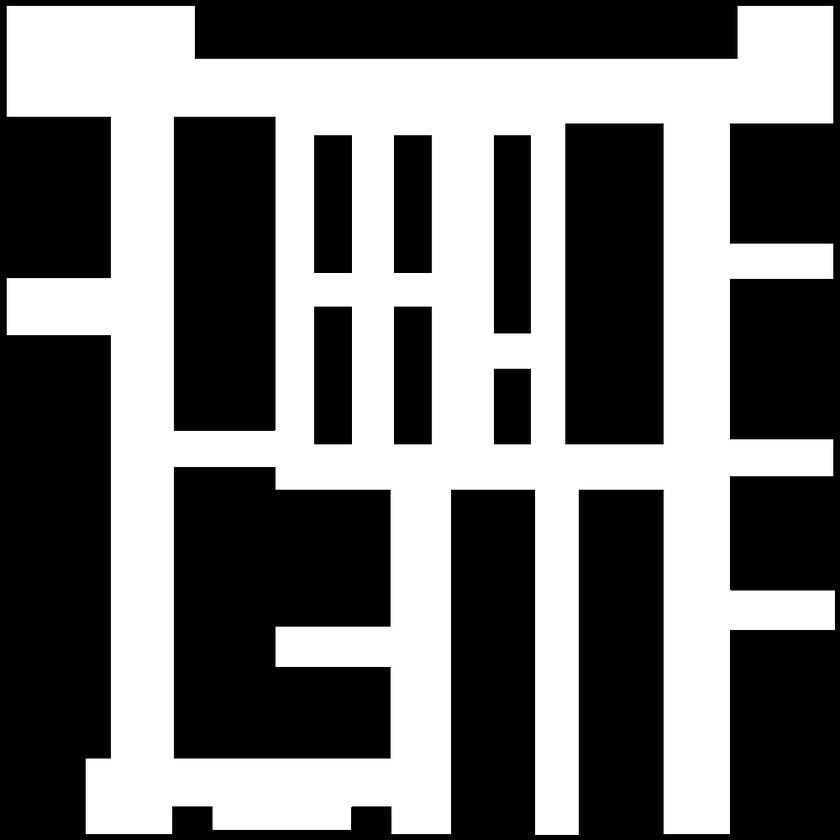
#> input picture img/warehouse2_original.bmp, 840 x 840 px, shrunk from 1000 x 1000 before the run
$ python warehouse2.py
#> lines starting #> are read from the running program, lines starting #| are printed output that depends on the picture; after the words box and inside, x2 and y2 are one past the last pixel; in counts of white or black regions, pixels touching at a corner belong together
### a_star/two_d_map.py
#!/usr/bin/python3

import numpy as np


class map2D:
    """
    2d map
    """

    rgb_dic = {0: [255 / 255, 255 / 255, 255 / 255],  # white
               1: [0, 0, 0],  # black
               2: [0, 255 / 255, 0],  # green
               3: [255. / 255, 0, 0],  # red
               4: [0, 0, 255 / 255],  # blue
               5: [102. / 255, 204. / 255, 255 / 255],  # sky blue
               6: [220. / 255, 220. / 255, 220. / 255],  # gainsboro
               7: [156. / 255, 156. / 255, 156. / 255]  # dark grey
               }

    def __init__(self, map2d):
        self.row_size = np.shape(map2d)[0]
        self.col_size = np.shape(map2d)[1]
        self.ori_map = np.copy(map2d)
        self.parent = np.full((self.row_size, self.col_size, 2), -1)
        self.color_stat = np.copy(map2d)

    # [128 lines left out: functions valid_pos, valid_pos_xy, is_blank, is_blank_xy, is_inside_block, is_inside_block_xy and 9 more, not called in this run]

### warehouse2.py
import numpy as np
import matplotlib.pyplot as plt
from PIL import Image
import cv2

from a_star.two_d_map import map2D


def load_map_from_pic(path):
#> called with path = './img/warehouse2_original.bmp'
    image = Image.open(path)
#> image is the input picture: PIL image 840x840 L; min 0, max 255, mean 114.2
    image = image.convert('L')
    image = image.convert('1')
#> image: PIL image 840x840 1; 44.7% white; 1 white region, box (x1, y1, x2, y2) and area: (6, 6, 835, 835) 315738
    data = np.asarray(image)
    data = 1 * data
    data[0, :] = 0
    data[-1, :] = 0
    data[:, 0] = 0
    data[:, -1] = 0
    data = data + 1 - data * 2
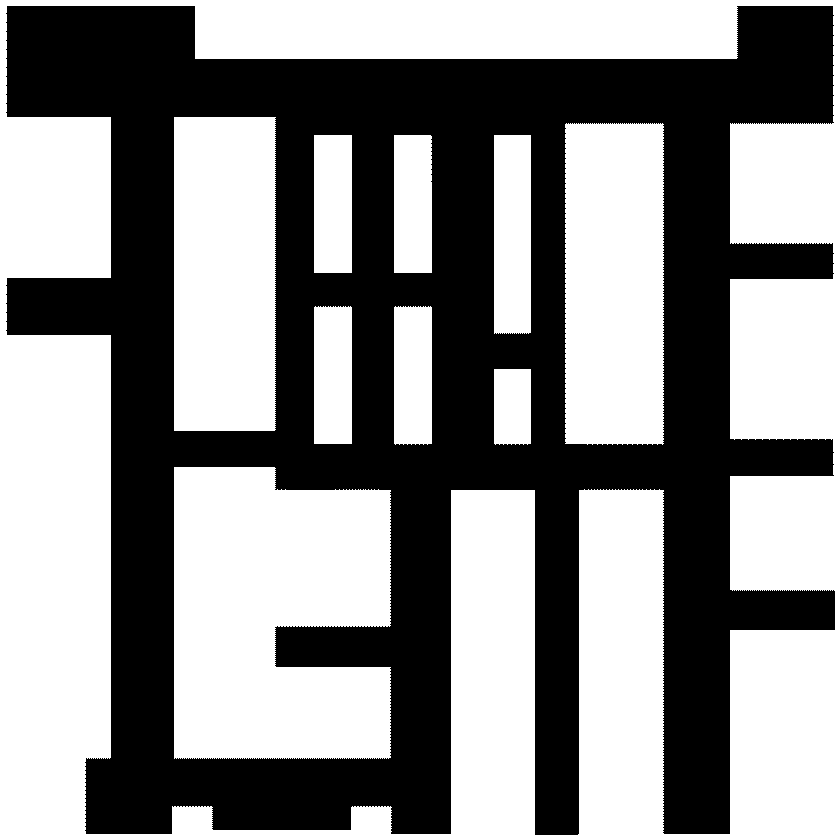
#> data: shape (840, 840) int64; values 0 (black) and 1 (white), 55.3% white; 1 black region, box (x1, y1, x2, y2) and area: (6, 6, 835, 835) 315738
    print(data)
#> (printed output is left out)
#> in __init__, `self.row_size = np.shape(map2d)[0]`: self.row_size = 840
#> call 2 of load_map_from_pic, with path = './img/warehouse2_balloon.bmp'
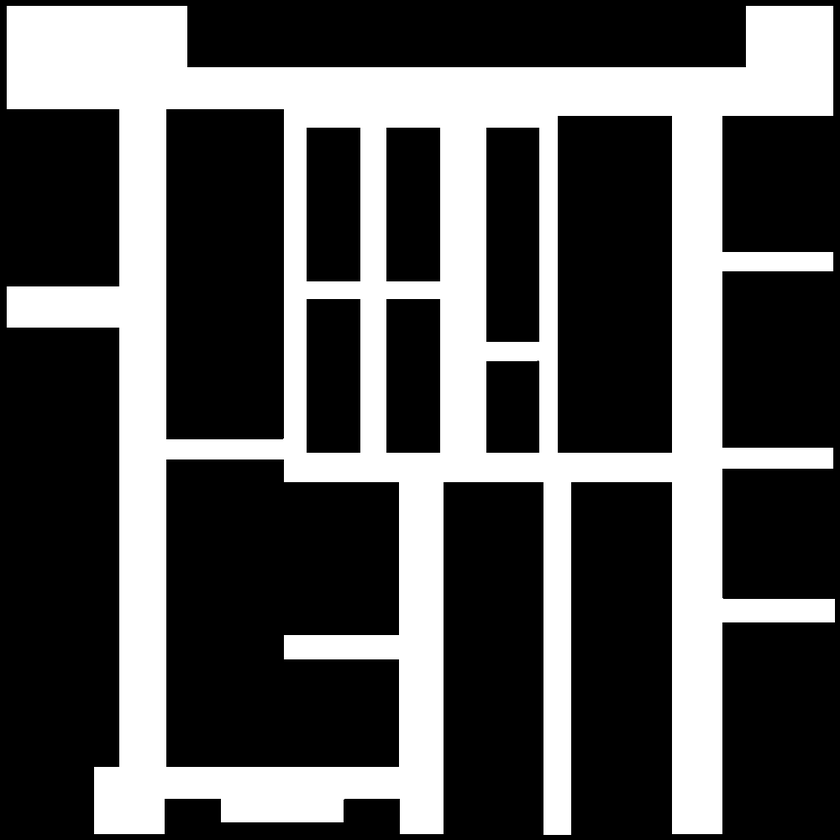
#> input picture img/warehouse2_balloon.bmp, 840 x 840 px, shrunk from 1000 x 1000 before the run
#> in load_map_from_pic, image is the input picture: PIL image 840x840 L; min 0, max 255, mean 84.5
#> in load_map_from_pic (call 2), `image = image.convert('1')`: image: PIL image 840x840 1; 33.1% white; 21 white regions (20 under 20 px), largest, box (x1, y1, x2, y2) and area: (6, 6, 835, 835) 233615
#> in load_map_from_pic (call 2), `data = data + 1 - data * 2`:
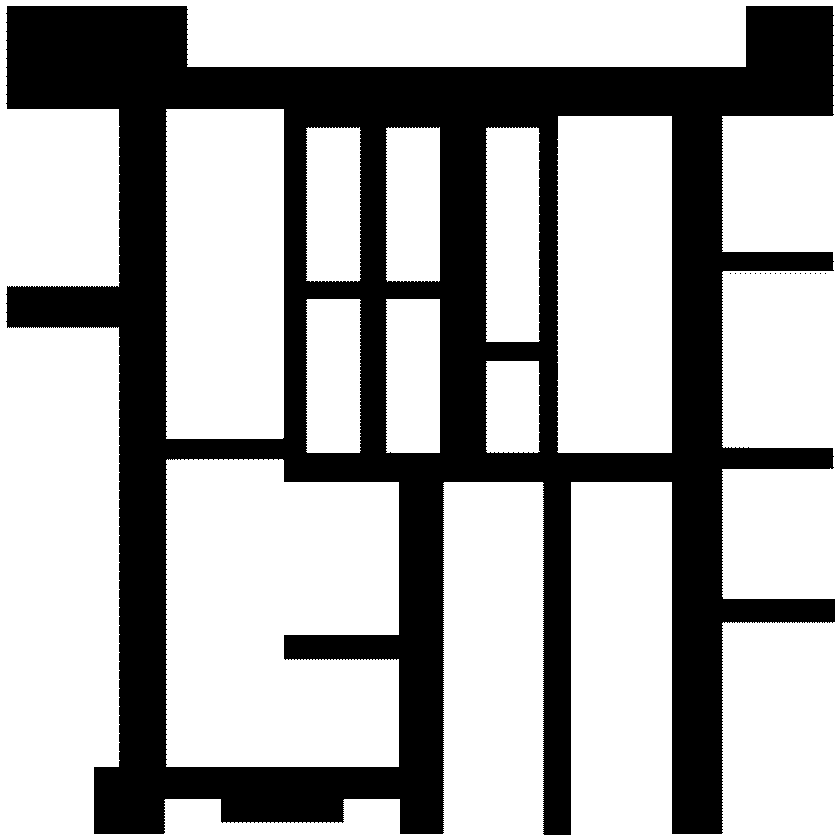
#> data: shape (840, 840) int64; values 0 (black) and 1 (white), 66.9% white; 21 black regions (20 under 20 px), largest, box (x1, y1, x2, y2) and area: (6, 6, 835, 835) 233615
#> (printed output is left out)
    plt.imshow(data)
    # plt.savefig("warehouse2.png", dpi=1600)
    plt.show()
    return data


def shrinkMap(shrink_param=5):
    path = r"./img/warehouser2_balloon.bmp"
    image = cv2.imread(path)
#> (the run stopped early here; a loop or call above may not have finished)
